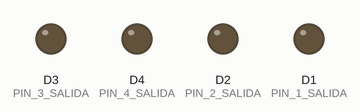
The sketch below on a simulated ESP8266 (NodeMCU). Parts: output pins drawn as LEDs (lit = HIGH).

Above: at 0.5 s.
At 2.5 s:
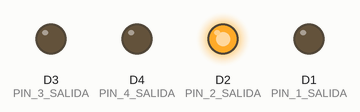
At 4.5 s:
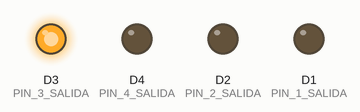
At 9.5 s:
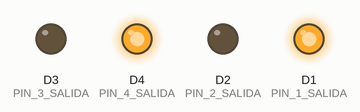
At 14.5 s:
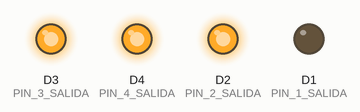
At 19.5 s:
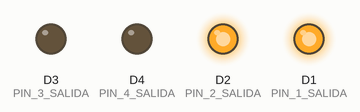
Timing chart, 0 to 20.8 s (numbered marks = the images above):
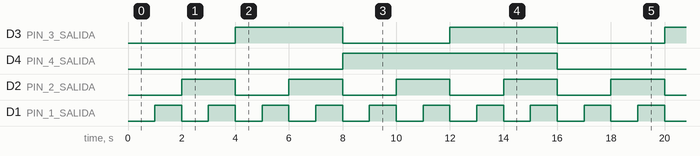

Measured:
- by itself, D3 (PIN_3_SALIDA): alternates HIGH for 4.0 s and LOW for 4.0 s
- by itself, D4 (PIN_4_SALIDA): alternates HIGH for 8.0 s and LOW for 8.0 s
- by itself, D2 (PIN_2_SALIDA): alternates HIGH for 2.0 s and LOW for 2.0 s
- by itself, D1 (PIN_1_SALIDA): alternates HIGH for 1.0 s and LOW for 1.0 s

The sketch:

ContadorBinario.ino
```cpp
// C++ code
//

void setup()
{
  pinMode(LED_BUILTIN, OUTPUT);

  pinMode(D1, OUTPUT);//PIN 1 SALIDA
  pinMode(D2, OUTPUT);//PIN 2 SALIDA
  pinMode(D3, OUTPUT);//PIN 3 SALIDA
  pinMode(D4, OUTPUT);//PIN 4 SALIDA


}

void loop()
{
  digitalWrite(D1, LOW);
  digitalWrite(D2, LOW);
  digitalWrite(D3, LOW);
  digitalWrite(D4, LOW);
  delay(1000);
  int i;
  for ( i = 1; i < 17; i++) //CICLO DEL TOTAL DE VALORES
  {
    if ( i == 1) //i ES IGUAL AL VALOR 1
    {
      digitalWrite(D1, HIGH);//PRENDE PIN 1
      delay(1000); // Wait for 1000 millisecond(s)


    }
    else if (i == 2)
    {
      digitalWrite(D1, LOW);//APAGA PIN 1
      digitalWrite(D2, HIGH);//PRENDE PIN 2
      delay(1000); // Wait for 1000 millisecond(s)

    }
    else if (i == 3)
    {
      digitalWrite(D1, HIGH);
      delay(1000); // Wait for 1000 millisecond(s)

    }
    else if (i == 4)
    {
      digitalWrite(D1, LOW);
      digitalWrite(D2, LOW);
      digitalWrite(D3, HIGH);
      delay(1000); // Wait for 1000 millisecond(s)

    }
    else if (i == 5)
    {

      digitalWrite(D1, HIGH);
      delay(1000); // Wait for 1000 millisecond(s)

    }
    else if (i == 6)
    {
      digitalWrite(D1, LOW);
      digitalWrite(D2, HIGH);
      delay(1000); // Wait for 1000 millisecond(s)

    }
    else if (i == 7)
    {
      digitalWrite(D1, HIGH);
      delay(1000); // Wait for 1000 millisecond(s)

    }
    else if (i == 8)
    {
      digitalWrite(D1, LOW);
      digitalWrite(D2, LOW);
      digitalWrite(D3, LOW);
      digitalWrite(D4, HIGH);
      delay(1000); // Wait for 1000 millisecond(s)

    }
    else if ( i == 9)
    {
      digitalWrite(D1, HIGH);
      delay(1000); // Wait for 1000 millisecond(s)


    }
    else if (i == 10)
    {
      digitalWrite(D1, LOW);
      digitalWrite(D2, HIGH);
      delay(1000); // Wait for 1000 millisecond(s)

    }
    else if (i == 11)
    {
      digitalWrite(D1, HIGH);
      delay(1000); // Wait for 1000 millisecond(s)

    }
    else if (i == 12)
    {
      digitalWrite(D1, LOW);
      digitalWrite(D2, LOW);
      digitalWrite(D3, HIGH);
      delay(1000); // Wait for 1000 millisecond(s)

    }
    else if ( i == 13)
    {
      digitalWrite(D1, HIGH);
      delay(1000); // Wait for 1000 millisecond(s)


    }
    else if (i == 14)
    {
      digitalWrite(D1, LOW);
      digitalWrite(D2, HIGH);
      delay(1000); // Wait for 1000 millisecond(s)

    }
    else if (i == 15)
    {
      digitalWrite(D1, HIGH);
      delay(1000); // Wait for 1000 millisecond(s)

    }
    else if (i == 16)
    {
      digitalWrite(D1, LOW);
      digitalWrite(D2, LOW);
      digitalWrite(D3, LOW);
      digitalWrite(D4, LOW);
      delay(1000); // Wait for 1000 millisecond(s)
      i = 0;
    }
  }


  digitalWrite(LED_BUILTIN, HIGH);
  delay(100); // Wait for 1000 millisecond(s)
  digitalWrite(LED_BUILTIN, LOW);
  delay(100); // Wait for 1000 millisecond(s)
}
```
